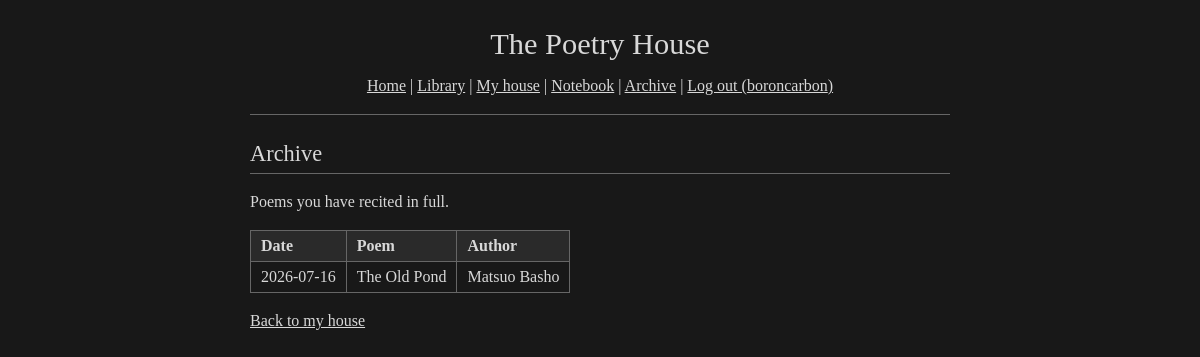
The page /archive (signed in) on the database as committed earlier.
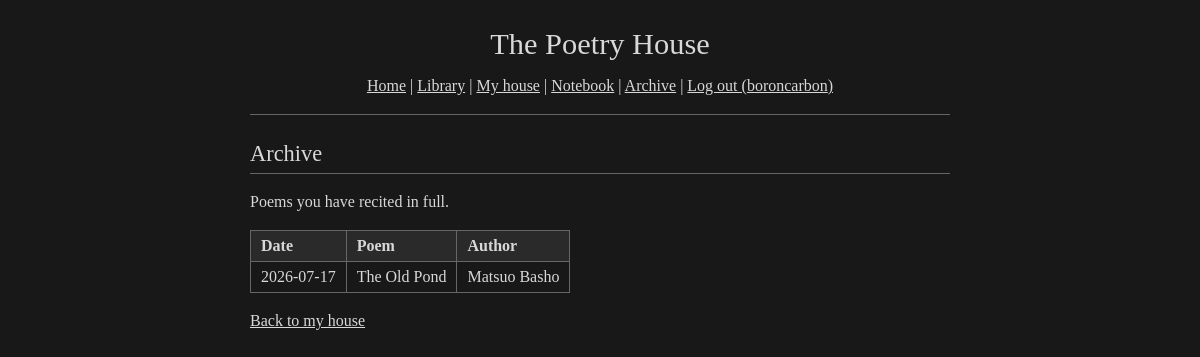
The same page on the database as committed later.
### tables this page shows
CREATE TABLE user_poems (
    id INTEGER PRIMARY KEY AUTOINCREMENT,
    user_id INTEGER NOT NULL,
    poem_id INTEGER NOT NULL,
    status TEXT NOT NULL DEFAULT 'available',
    copied_to_notebook_at TEXT,
    started_learning_at TEXT,
    completed_at TEXT,
    last_recited_at TEXT,
    next_review_at TEXT,
    current_learning_mode TEXT,
    current_chunk_start INTEGER,
    current_chunk_end INTEGER,
    FOREIGN KEY (user_id) REFERENCES users(id),
    FOREIGN KEY (poem_id) REFERENCES poems(id),
    UNIQUE(user_id, poem_id)
);

CREATE TABLE poems (
    id INTEGER PRIMARY KEY AUTOINCREMENT,
    title TEXT NOT NULL,
    author_name TEXT,
    body TEXT NOT NULL,
    period TEXT,
    movement TEXT,
    year_written INTEGER,
    source TEXT,
    is_public_domain INTEGER NOT NULL DEFAULT 1,
    is_public INTEGER NOT NULL DEFAULT 1,
    created_by_user_id INTEGER,
    created_at TEXT NOT NULL DEFAULT CURRENT_TIMESTAMP,
    FOREIGN KEY (created_by_user_id) REFERENCES users(id)
);

### app.py (the view)
@app.route("/archive")
@login_required
def archive():
    completed = db.get_completed_poems(session["user_id"])
    return render_template("archive.html", completed=completed)

### app.py (called while the page is built)
def login_required(f):
    @wraps(f)
    def decorated(*args, **kwargs):
        if "user_id" not in session:
            return redirect(url_for("login"))
        return f(*args, **kwargs)
    return decorated

### db.py (called while the page is built)
def get_db():
    conn = sqlite3.connect(DB_PATH)
    conn.row_factory = sqlite3.Row
    conn.execute("PRAGMA foreign_keys = ON")
    return conn

def get_completed_poems(user_id):
    conn = get_db()
    rows = conn.execute(
        """SELECT p.title, p.author_name, up.completed_at, up.last_recited_at
           FROM poems p
           JOIN user_poems up ON p.id = up.poem_id AND up.user_id = ?
           WHERE up.status = 'completed'
           ORDER BY up.completed_at DESC""",
        (user_id,),
    ).fetchall()
    conn.close()
    return [dict(r) for r in rows]

### templates/archive.html (shortened to what this page needs)
{% extends "base.html" %}
{% block content %}
<h2>Archive</h2>
{% if completed %}
<p>Poems you have recited in full.</p>
<table>
  <tr>
    <th>Date</th>
    <th>Poem</th>
    <th>Author</th>
  </tr>
  {% for entry in completed %}
  <tr>
    <td>{{ entry.completed_at[:10] }}</td>
    <td>{{ entry.title }}</td>
    <td>{{ entry.author_name or '' }}</td>
  </tr>
  {% endfor %}
</table>
{% else %}
<p>Nothing here yet. Complete a recital to add a poem to the archive.</p>
{% endif %}
<p><a href="{{ url_for('interior') }}">Back to my house</a></p>
{% endblock %}

Rows that differ between the two databases and show on the page:
changed user_poems "The Old Pond": completed_at "2026-07-16" → "2026-07-17"
